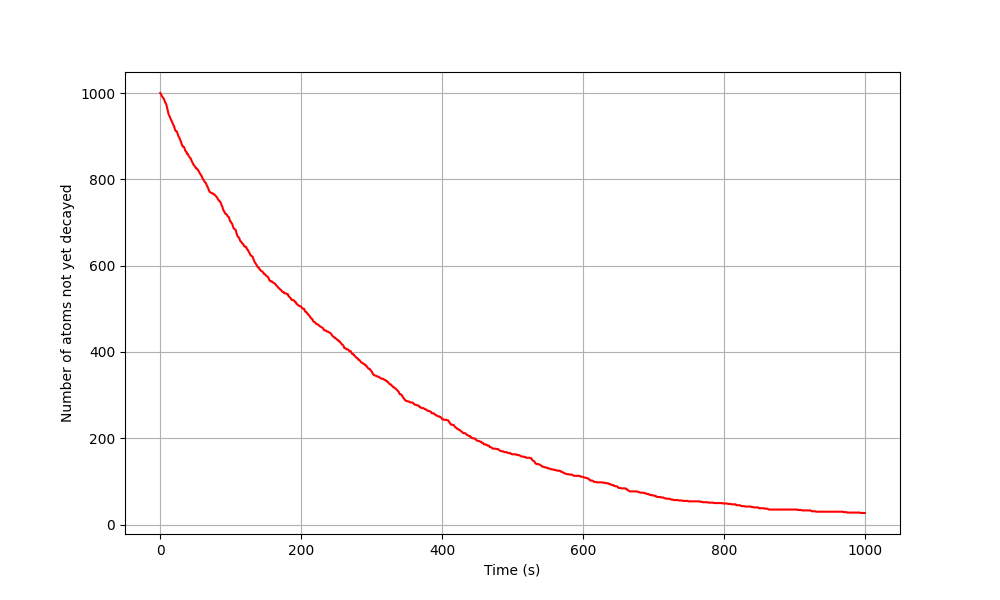

Python code for this plot:
# PS3 -- Dario Loprete -- [email redacted]
# PROBLEM 3

# imported packages
import numpy as np
import matplotlib.pyplot as plt

# Constants -----------------------------------------------------
# Numbers of atoms
N_Tl = 1000                         # number of Tl208

# Half lives
tau_Tl = 3.053*60                   # half life of Tl208 in sec

# Temporal interval
tmax = 1000                         # total time in sec
dt = 1.                             # time step in sec

#-----------------------------------------------------------------  

time = np.arange(0., tmax, dt)


# Transformation method
def non_uniform(x):
    return -tau_Tl/(np.log(2)) * np.log(1-x) 

# Generation of data
'''
 we generate 1000 decay times following a non uniform distribution and sort them (from smaller to bigger)
'''
time_decays = np.sort(np.array([non_uniform(np.random.random()) for i in range(1000)]))  
'''
 we count the number of atoms which have not yet decayed by comparing the decay time with the atom's half life:
 if the former is larger than the latter, the corresponding atom has not yet decayed
'''
atoms_not_decayed = np.array([np.sum(time_decays > t) for t in time])

# Plotting of results
plt.figure(figsize=(10, 6))
plt.plot(time, atoms_not_decayed, color= 'red',)

plt.xlabel("Time (s)")
plt.ylabel("Number of atoms not yet decayed")

plt.grid(True)

plt.savefig("prob_3.png")
